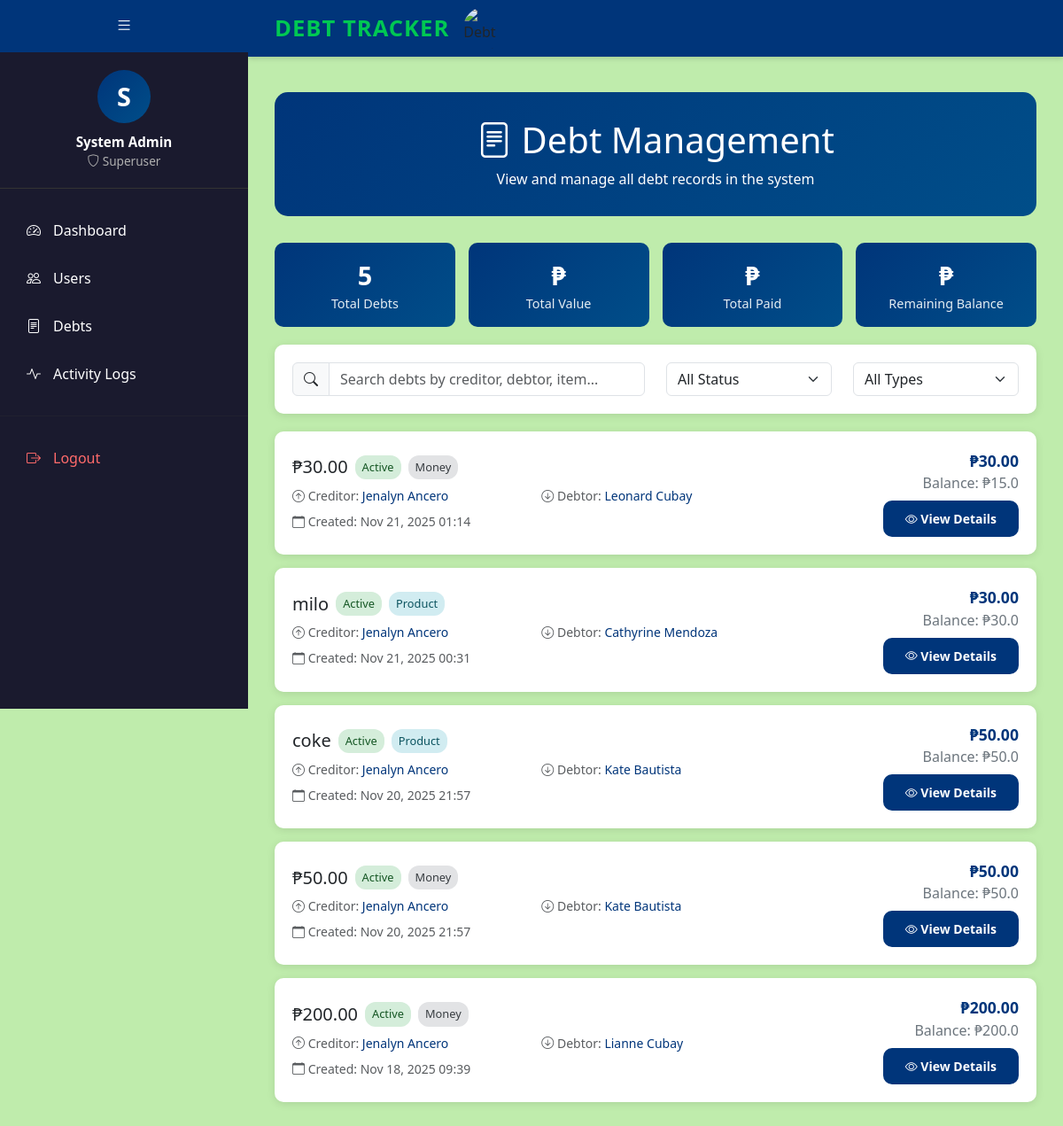
/admin-debts/ (signed in), run on an earlier commit of the app's database.
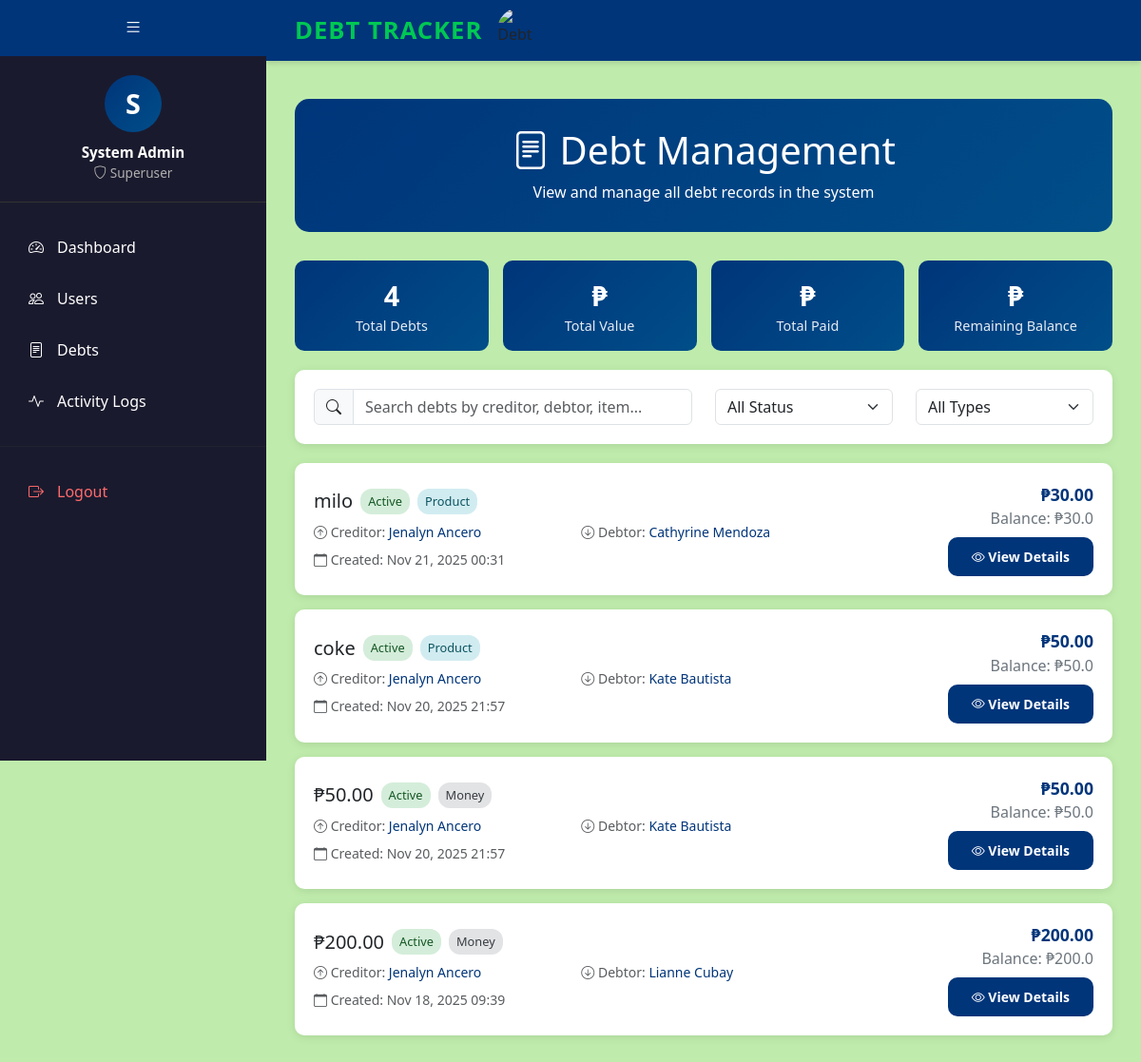
And on a later commit of the database.
### myapp/models.py (models this page shows, shortened)
class Debt(models.Model):
    TYPE_CHOICES = [
        ('money', 'Money'),
        ('product', 'Product'),
    ]
    STATUS_CHOICES = [
        ('pending_confirmation', 'Pending Confirmation'),
        ('active', 'Active'),
        ('awaiting_confirmation', 'Awaiting Confirmation'),
        ('rejected', 'Rejected'),
        ('paid', 'Paid'),
    ]
    creditor = models.ForeignKey(
        settings.AUTH_USER_MODEL,
        on_delete=models.CASCADE,
        related_name='creditor_debts',
        help_text="User who is owed (creditor)"
    )
    debtor = models.ForeignKey(
        settings.AUTH_USER_MODEL,
        on_delete=models.CASCADE,
        related_name='debtor_debts',
        help_text="User who owes (debtor)"
    )
    type = models.CharField(
        max_length=20,
        choices=TYPE_CHOICES,
        default='money',
        help_text="Type of debt: Money or Product"
    )
    amount = models.DecimalField(
        max_digits=10,
        decimal_places=2,
        validators=[MinValueValidator(0.01)],
        help_text="Amount owed (for money) or estimated value (for product)"
    )
    product_name = models.CharField(
        max_length=255,
        blank=True,
        null=True,
        help_text="Name of product/item (if type is Product)"
    )
    description = models.TextField(
        blank=True,
        null=True,
        help_text="Additional details about the debt"
    )
    debt_proof = models.FileField(
        upload_to='debt_proofs/',
        blank=True,
        null=True,
        help_text="Proof of debt (photo, screenshot, or PDF) uploaded by debtor"
    )
    creditor_proof = models.FileField(
        upload_to='creditor_proofs/',
        blank=True,
        null=True,
        help_text="Proof of release - item/money was given to debtor (uploaded by creditor)"
    )
    payment_proof = models.FileField(
        upload_to='payment_proofs_debt/',
        blank=True,
        null=True,
        help_text="Proof of payment when creditor marks debt as paid (optional)"
    )
    debtor_acknowledged = models.BooleanField(
        default=False,
        help_text="[DEPRECATED] Whether debtor has acknowledged receipt of item/money"
    )
    acknowledged_at = models.DateTimeField(
        blank=True,
        null=True,
        help_text="[DEPRECATED] Date when debtor acknowledged receipt"
    )
    paid_amount = models.DecimalField(
        max_digits=10,
        decimal_places=2,
        default=0,
        help_text="Total amount paid towards this debt"
    )
    status = models.CharField(
        max_length=30,
        choices=STATUS_CHOICES,
        default='pending_confirmation',
        help_text="Current status of the debt"
    )
    hidden_from_debtor = models.BooleanField(
        default=False,
        help_text="If True, debt is hidden from debtor's view (soft delete)"
    )
    date_created = models.DateTimeField(
        auto_now_add=True,
        help_text="Date when debt was created"
    )
    date_updated = models.DateTimeField(
        auto_now=True,
        help_text="Date when debt was last updated"
    )
    date_paid = models.DateTimeField(
        blank=True,
        null=True,
        help_text="Date when debt was paid"
    )
    class Meta:
        verbose_name = 'Debt'
        verbose_name_plural = 'Debts'
        ordering = ['-date_created']
        indexes = [
            models.Index(fields=['creditor', 'status']),
            models.Index(fields=['debtor', 'status']),
        ]
    @property
    def balance(self):
        return max(0, float(self.amount) - float(self.paid_amount))

class CustomUser(AbstractBaseUser, PermissionsMixin):
    ROLE_CHOICES = [
        ('creditor', 'Creditor'),
        ('debtor', 'Debtor'),
        ('admin', 'Admin'),
    ]
    username = models.CharField(
        max_length=150,
        unique=True,
        help_text="Required. 150 characters or fewer. Unique username."
    )
    full_name = models.CharField(
        max_length=255,
        help_text="Full name of the user"
    )
    email = models.EmailField(
        max_length=255,
        blank=True,
        null=True,
        help_text="Email address (optional)"
    )
    profile_picture = models.ImageField(
        upload_to='profile_pictures/',
        blank=True,
        null=True,
        help_text="Profile picture (optional)"
    )
    profile_summary = models.TextField(
        blank=True,
        null=True,
        help_text="Short bio or profile summary (optional)"
    )
    account_type = models.CharField(
        max_length=20,
        choices=ROLE_CHOICES,
        help_text="User role: Creditor, Debtor, or Admin"
    )
    is_active = models.BooleanField(default=True)
    is_staff = models.BooleanField(default=False)
    date_joined = models.DateTimeField(auto_now_add=True)
    objects = CustomUserManager()
    USERNAME_FIELD = 'username'
    REQUIRED_FIELDS = ['full_name']
    class Meta:
        verbose_name = 'User'
        verbose_name_plural = 'Users'
        ordering = ['-date_joined']

### myapp/views.py (the view)
# urls.py: path('admin-debts/', views.admin_debts, name='admin_debts'),
@user_passes_test(is_superuser)
def admin_debts(request):
    from .models import Debt, AdminActivityLog
    debts = Debt.objects.select_related('creditor', 'debtor').order_by('-date_created')
    AdminActivityLog.objects.create(
        user=request.user,
        action='view_debts',
        description=f'Admin {request.user.username} viewed debts list',
        ip_address=request.META.get('REMOTE_ADDR'),
        user_agent=request.META.get('HTTP_USER_AGENT')
    )
    context = {
        'debts': debts,
    }
    return render(request, 'admin/debts.html', context)

### myapp/context_processors.py (called while the page is built)
def unread_notifications(request):
    if request.user.is_authenticated:
        unread_count = Notification.objects.filter(user=request.user, is_read=False).count()
        return {
            'unread_notifications_count': unread_count
        }
    return {
        'unread_notifications_count': 0
    }

### myapp/views.py (called while the page is built)
def is_superuser(user):
    return user.is_superuser

### myapp/templates/admin/debts.html (shortened to what the changed rows need)
{% extends 'admin/admin_dashboard_base.html' %}
{% load static %}
{% block content %}
<div class="container admin-debts">
    <div class="admin-header">
        <h1><i class="bi bi-file-text"></i> Debt Management</h1>
    </div>
    <div class="stats-row">
        <div class="stat-box">
            <div class="stat-number">{{ debts.count }}</div>
            <div class="stat-label">Total Debts</div>
        </div>
    </div>
    <div class="debts-list" id="debtsList">
        {% for debt in debts %}
        <div class="debt-card"
             data-search-text="{{ debt.creditor.full_name|default:debt.creditor.username|lower }} {{ debt.debtor.full_name|default:debt.debtor.username|lower }} {{ debt.product_name|default:''|lower }}"
             data-status="{{ debt.status }}"
             data-type="{{ debt.type }}">
            <div class="row align-items-center">
                <div class="col-md-8">
                    <div class="d-flex align-items-center gap-2 mb-2">
                        <h5 class="mb-0">
                            {% if debt.type == 'product' %}
                                {{ debt.product_name }}
                            {% else %}
                                ₱{{ debt.amount }}
                            {% endif %}
                        </h5>
                        <span class="status-badge status-{{ debt.status }}">
                            {{ debt.get_status_display }}
                        </span>
                        <span class="type-badge type-{{ debt.type }}">
                            {{ debt.get_type_display }}
                        </span>
                    </div>
                    <div class="row text-muted small mb-2">
                        <div class="col-md-6">
                            <i class="bi bi-arrow-up-circle"></i>
                            Creditor: <a href="{% url 'myapp:admin_user_detail' debt.creditor.id %}" class="user-link">{{ debt.creditor.full_name|default:debt.creditor.username }}</a>
                        </div>
                        <div class="col-md-6">
                            <i class="bi bi-arrow-down-circle"></i>
                            Debtor: <a href="{% url 'myapp:admin_user_detail' debt.debtor.id %}" class="user-link">{{ debt.debtor.full_name|default:debt.debtor.username }}</a>
                        </div>
                    </div>
                    <div class="text-muted small">
                        <i class="bi bi-calendar"></i> Created: {{ debt.date_created|date:"M d, Y H:i" }}
                    </div>
                </div>
                <div class="col-md-4 text-end">
                    <div class="amount">₱{{ debt.amount }}</div>
                    <div class="balance">Balance: ₱{{ debt.balance }}</div>
                    <div class="mt-2">
                        <a href="{% url 'myapp:admin_debt_detail' debt.id %}" class="btn btn-primary btn-sm">
                            <i class="bi bi-eye"></i> View Details
                        </a>
                    </div>
                </div>
            </div>
        </div>
        {% empty %}
        <div class="text-center py-5">
            <i class="bi bi-file-text fs-1 text-muted"></i>
            <h4 class="mt-3 text-muted">No debts found</h4>
            <p class="text-muted">There are no debt records in the system yet.</p>
        </div>
        {% endfor %}
    </div>
</div>
{% endblock %}

What changed in the data, as far as the page shows it:
removed Debt: amount "30.00", status "Active", type "Money", creditor.full_name "Jenalyn Ancero", debtor.full_name "Leonard Cubay", date_created "Nov 21, 2025 01:14", balance "15.0"
Also different on the page:
{{ debts.count }}: "5" → "4"
